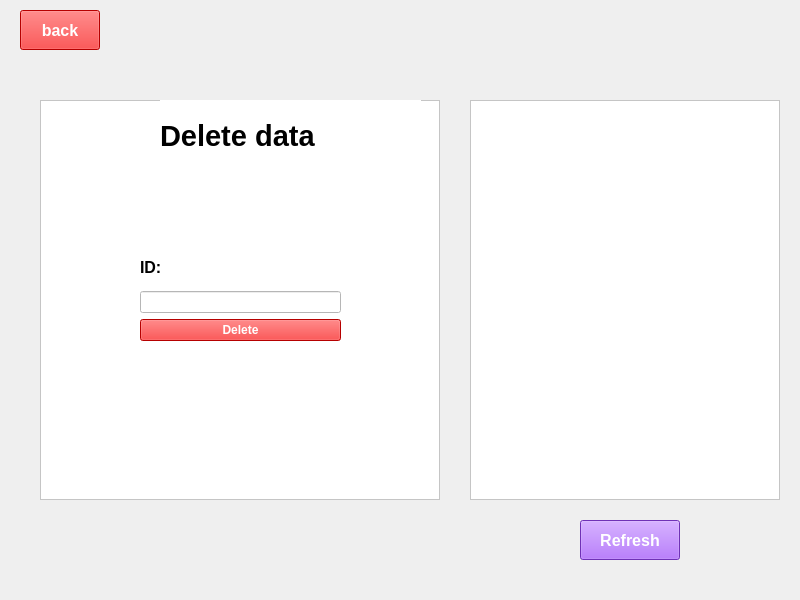
<?xml version="1.0" encoding="UTF-8"?>
<ui version="4.0">
 <class>del</class>
 <widget class="QWidget" name="del">
  <property name="geometry">
   <rect>
    <x>0</x>
    <y>0</y>
    <width>800</width>
    <height>600</height>
   </rect>
  </property>
  <property name="windowTitle">
   <string>Form</string>
  </property>
  <widget class="QPushButton" name="pushButtonBack">
   <property name="geometry">
    <rect>
     <x>20</x>
     <y>10</y>
     <width>80</width>
     <height>40</height>
    </rect>
   </property>
   <property name="font">
    <font>
     <pointsize>12</pointsize>
     <weight>75</weight>
     <bold>true</bold>
    </font>
   </property>
   <property name="styleSheet">
    <string notr="true">background-color: rgb(255, 0, 0);color: rgb(255, 255, 255);</string>
   </property>
   <property name="text">
    <string>back</string>
   </property>
  </widget>
  <widget class="QFrame" name="frame">
   <property name="geometry">
    <rect>
     <x>40</x>
     <y>100</y>
     <width>400</width>
     <height>400</height>
    </rect>
   </property>
   <property name="styleSheet">
    <string notr="true">background-color: rgb(255, 255, 255);</string>
   </property>
   <property name="frameShape">
    <enum>QFrame::StyledPanel</enum>
   </property>
   <property name="frameShadow">
    <enum>QFrame::Raised</enum>
   </property>
   <widget class="QLabel" name="label_2">
    <property name="geometry">
     <rect>
      <x>120</x>
      <y>0</y>
      <width>261</width>
      <height>71</height>
     </rect>
    </property>
    <property name="font">
     <font>
      <family>Arial</family>
      <pointsize>22</pointsize>
      <weight>75</weight>
      <bold>true</bold>
     </font>
    </property>
    <property name="text">
     <string>Delete data</string>
    </property>
   </widget>
   <widget class="QWidget" name="layoutWidget">
    <property name="geometry">
     <rect>
      <x>100</x>
      <y>150</y>
      <width>201</width>
      <height>91</height>
     </rect>
    </property>
    <layout class="QVBoxLayout" name="verticalLayout">
     <item>
      <widget class="QLabel" name="label">
       <property name="font">
        <font>
         <pointsize>12</pointsize>
         <weight>75</weight>
         <bold>true</bold>
        </font>
       </property>
       <property name="text">
        <string>ID:</string>
       </property>
      </widget>
     </item>
     <item>
      <widget class="QLineEdit" name="lid"/>
     </item>
     <item>
      <widget class="QPushButton" name="pushButtonDel">
       <property name="font">
        <font>
         <weight>75</weight>
         <bold>true</bold>
        </font>
       </property>
       <property name="styleSheet">
        <string notr="true">background-color: rgb(255, 0, 0);
color: rgb(255, 255, 255);</string>
       </property>
       <property name="text">
        <string>Delete</string>
       </property>
      </widget>
     </item>
    </layout>
   </widget>
  </widget>
  <widget class="QTableView" name="tableView">
   <property name="geometry">
    <rect>
     <x>470</x>
     <y>100</y>
     <width>310</width>
     <height>400</height>
    </rect>
   </property>
   <property name="font">
    <font>
     <family>Arial</family>
     <pointsize>12</pointsize>
     <weight>75</weight>
     <bold>true</bold>
    </font>
   </property>
   <property name="styleSheet">
    <string notr="true">color: rgb(85, 0, 127);
background-color: rgb(255, 255, 255);</string>
   </property>
  </widget>
  <widget class="QPushButton" name="pushButtonRef">
   <property name="geometry">
    <rect>
     <x>580</x>
     <y>520</y>
     <width>100</width>
     <height>40</height>
    </rect>
   </property>
   <property name="font">
    <font>
     <family>Arial</family>
     <pointsize>12</pointsize>
     <weight>75</weight>
     <bold>true</bold>
    </font>
   </property>
   <property name="styleSheet">
    <string notr="true">background-color: rgb(156, 69, 255);
color: rgb(255, 255, 255);</string>
   </property>
   <property name="text">
    <string>Refresh</string>
   </property>
  </widget>
 </widget>
 <resources/>
 <connections/>
</ui>
